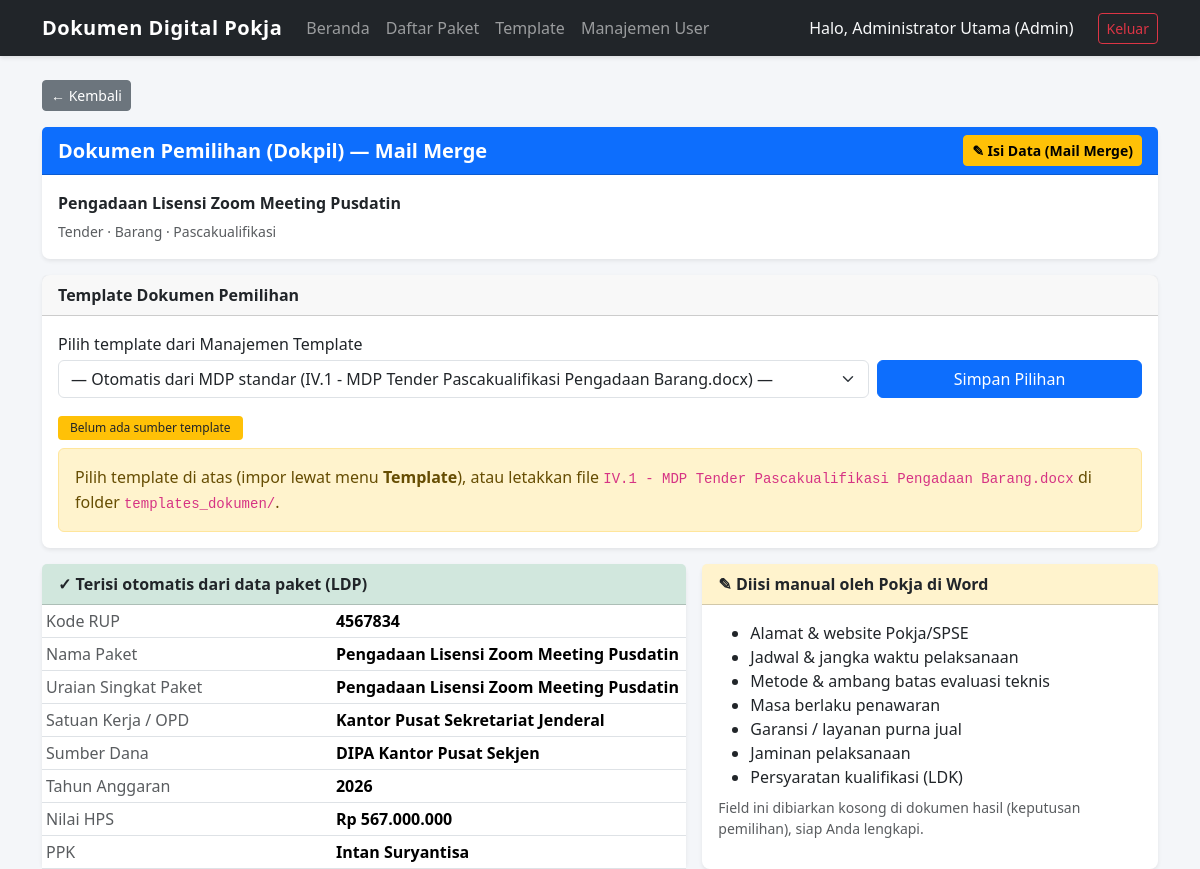
The app's page /reviu/1/dokpil (signed in) with its own data.
### core/models.py (models this page shows, shortened)
class User(db.Model, UserMixin):
    __tablename__ = 'users'
    id = db.Column(db.Integer, primary_key=True)
    username = db.Column(db.String(50), unique=True, nullable=False)
    password_hash = db.Column(db.String(255), nullable=False)
    nama_lengkap = db.Column(db.String(100), nullable=False)
    peran = db.Column(db.String(255), default='Anggota Pokmil') # Bisa menyimpan "Admin, Pokmil"
    nama_pokmil = db.Column(db.String(50), nullable=True)
    is_ketua_pokmil = db.Column(db.Boolean, default=False)
    last_login = db.Column(db.DateTime, nullable=True)

class Paket(db.Model):
    __tablename__ = 'paket'
    id = db.Column(db.Integer, primary_key=True)
    nama_paket = db.Column(db.String(255), nullable=False)
    kode_paket = db.Column(db.String(50), unique=True, nullable=True)
    tahun_anggaran = db.Column(db.Integer, default=2026)
    unit_kerja = db.Column(db.String(255), nullable=False)
    nama_ppk = db.Column(db.String(100), nullable=False)
    nilai_hps = db.Column(db.Float, nullable=False)
    sumber_dana = db.Column(db.String(100), nullable=False)
    jenis_pengadaan = db.Column(db.String(50), nullable=False)
    metode_pemilihan = db.Column(db.String(50), nullable=False)
    metode_kualifikasi = db.Column(db.String(50), nullable=False)
    status_paket = db.Column(db.String(30), default='Draf')
    assigned_pokmil = db.Column(db.String(50), nullable=True)
    tanggal_buat = db.Column(db.DateTime, default=datetime.utcnow)
    delegated_at = db.Column(db.DateTime, nullable=True)
    deadline_reviu = db.Column(db.DateTime, nullable=True) # Untuk deteksi kendala/keterlambatan

### modules/reviu_dokpil/routes.py (the view, shortened to what this page needs)
@reviu_bp.route('/<int:paket_id>/dokpil', methods=['GET', 'POST'])
@login_required
def dokpil(paket_id):
    paket = Paket.query.get_or_404(paket_id)
    if current_user.peran not in ['Admin', 'Katim'] and paket.assigned_pokmil != current_user.nama_pokmil:
        flash('Akses ditolak!', 'danger')
        return redirect(url_for('paket.daftar_paket'))
    templates = TemplateDokpil.query.filter(
        TemplateDokpil.kategori.in_(['Dokpil', 'Dokumen Kualifikasi'])
    ).order_by(TemplateDokpil.dibuat_pada.desc()).all()
    terpilih = _template_terpilih(paket.id)
    auto_file = tentukan_master_dokpil(paket)
    auto_tersedia = os.path.exists(os.path.join(Config.TEMPLATE_DOC_FOLDER, auto_file))
    tersedia = bool(terpilih) or auto_tersedia
    auto_fields = [
        ("Kode RUP", paket.kode_paket or '-'),
        ("Nama Paket", paket.nama_paket),
        ("Uraian Singkat Paket", paket.nama_paket),
        ("Satuan Kerja / OPD", paket.unit_kerja or '-'),
        ("Sumber Dana", paket.sumber_dana or '-'),
        ("Tahun Anggaran", paket.tahun_anggaran or '-'),
        ("Nilai HPS", f"Rp {paket.nilai_hps:,.0f}".replace(',', '.') if paket.nilai_hps else '-'),
        ("PPK", paket.nama_ppk or '-'),
    ]
    manual_fields = [
        "Alamat & website Pokja/SPSE", "Jadwal & jangka waktu pelaksanaan",
        "Metode & ambang batas evaluasi teknis", "Masa berlaku penawaran",
        "Garansi / layanan purna jual", "Jaminan pelaksanaan",
        "Persyaratan kualifikasi (LDK)",
    ]
    return render_template('reviu/dokpil.html', paket=paket,
                           templates=templates, terpilih=terpilih,
                           auto_file=auto_file, auto_tersedia=auto_tersedia,
                           tersedia=tersedia, auto_fields=auto_fields,
                           manual_fields=manual_fields)

### app.py (called while the page is built)
@login_manager.user_loader
def load_user(user_id):
    return db.session.get(User, int(user_id))

### helpers/mapping_dokpil.py (called while the page is built)
def _norm(s):
    return (s or "").lower()

### modules/reviu_dokpil/routes.py (called while the page is built)
def _template_terpilih(paket_id):
    row = DokpilData.query.filter_by(paket_id=paket_id, field_key=TEMPLATE_KEY).first()
    if row and row.field_value:
        return TemplateDokpil.query.get(int(row.field_value))
    return None

### templates/reviu/dokpil.html (shortened to what this page needs)
{% extends "base.html" %}
{% block content %}
<div class="mb-3"><a href="{{ url_for('paket.daftar_paket') }}" class="btn btn-sm btn-secondary">&larr; Kembali</a></div>
<div class="card shadow-sm mb-3 border-primary">
    <div class="card-header bg-primary text-white d-flex justify-content-between align-items-center">
        <h5 class="mb-0 fw-bold">Dokumen Pemilihan (Dokpil) &mdash; Mail Merge</h5>
        <div class="d-flex gap-2">
            <a href="{{ url_for('reviu_dokpil.isian_dokpil', paket_id=paket.id) }}" class="btn btn-warning btn-sm fw-bold">✎ Isi Data (Mail Merge)</a>
        </div>
    </div>
    <div class="card-body">
        <p class="mb-1"><strong>{{ paket.nama_paket }}</strong></p>
        <small class="text-muted">{{ paket.metode_pemilihan }} &middot; {{ paket.jenis_pengadaan }} &middot; {{ paket.metode_kualifikasi }}</small>
    </div>
</div>
<div class="card shadow-sm mb-3">
    <div class="card-header fw-bold">Template Dokumen Pemilihan</div>
    <div class="card-body">
        <form method="POST" class="row g-2 align-items-end">
            <div class="col-md-9">
                <label class="form-label mb-1">Pilih template dari Manajemen Template</label>
                <select name="template_id" class="form-select">
                    <option value="">— Otomatis dari MDP standar ({{ auto_file }}) —</option>
                </select>
            </div>
            <div class="col-md-3">
                <button class="btn btn-primary w-100">Simpan Pilihan</button>
            </div>
        </form>
        <div class="mt-3">
            {% if terpilih %}
            <span class="badge bg-success">Memakai template terkelola: {{ terpilih.nama }}</span>
            <small class="text-muted d-block mt-1">Form "Isi Data" akan mengikuti field template ini, dan hasil generate memakai template ini.</small>
            {% elif auto_tersedia %}
            <span class="badge bg-info text-dark">Otomatis: <code>{{ auto_file }}</code> tersedia</span>
            {% else %}
            <span class="badge bg-warning text-dark">Belum ada sumber template</span>
            <div class="alert alert-warning mt-2 mb-0">Pilih template di atas (impor lewat menu <b>Template</b>), atau letakkan file <code>{{ auto_file }}</code> di folder <code>templates_dokumen/</code>.</div>
            {% endif %}
        </div>
    </div>
</div>
<div class="row g-3">
    <div class="col-md-7">
        <div class="card shadow-sm h-100">
            <div class="card-header fw-bold bg-success-subtle">✓ Terisi otomatis dari data paket (LDP)</div>
            <div class="card-body p-0">
                <table class="table table-sm mb-0">
                    <tbody>
                        {% for label, nilai in auto_fields %}
                        <tr><td class="text-muted" style="width:45%">{{ label }}</td><td class="fw-semibold">{{ nilai }}</td></tr>
                        {% endfor %}
                    </tbody>
                </table>
            </div>
        </div>
    </div>
    <div class="col-md-5">
        <div class="card shadow-sm h-100">
            <div class="card-header fw-bold bg-warning-subtle">✎ Diisi manual oleh Pokja di Word</div>
            <div class="card-body">
                <ul class="mb-0">
                    {% for f in manual_fields %}<li>{{ f }}</li>{% endfor %}
                </ul>
                <small class="text-muted d-block mt-2">Field ini dibiarkan kosong di dokumen hasil (keputusan pemilihan), siap Anda lengkapi.</small>
            </div>
        </div>
    </div>
</div>
{% endblock %}

### templates/base.html (shortened to what this page needs)
<!DOCTYPE html>
<html lang="id">
<head>
    <link href="https://cdn.jsdelivr.net/npm/bootstrap@5.3.2/dist/css/bootstrap.min.css" rel="stylesheet">
    <link rel="stylesheet" href="{{ url_for('static', filename='css/gaya.css') }}">
</head>
<body>
    <nav class="navbar navbar-expand-lg navbar-dark bg-dark mb-4">
        <div class="container">
            <a class="navbar-brand" href="{{ url_for('beranda') }}">Dokumen Digital Pokja</a>
            <div class="collapse navbar-collapse" id="navbarNav">
                {% if current_user.is_authenticated %}
                <ul class="navbar-nav me-auto">
                    <li class="nav-item">
                        <a class="nav-link" href="{{ url_for('beranda') }}">Beranda</a>
                    </li>
                    <li class="nav-item">
                        <a class="nav-link" href="{{ url_for('paket.daftar_paket') }}">Daftar Paket</a>
                    </li>
                    {% if current_user.peran in ['Admin', 'Katim'] %}
                    <li class="nav-item">
                        <a class="nav-link" href="{{ url_for('template_dokpil.daftar') }}">Template</a>
                    </li>
                    {% endif %}
                    {% if current_user.peran == 'Admin' %}
                    <li class="nav-item">
                        <a class="nav-link" href="{{ url_for('auth.tambah_user') }}">Manajemen User</a>
                    </li>
                    {% endif %}
                </ul>
                <div class="navbar-nav">
                    <span class="nav-item nav-link text-light me-3">
                        Halo, {{ current_user.nama_lengkap }} ({{ current_user.peran }})
                    </span>
                    <a class="btn btn-outline-danger btn-sm my-auto" href="{{ url_for('auth.logout') }}">Keluar</a>
                </div>
                {% endif %}
            </div>
        </div>
    </nav>
    <div class="container">
        {% block content %}{% endblock %}
    </div>
</body>
</html>

### static/css/gaya.css (style rules this page uses)
body { background-color: #f4f6f9; font-family: 'Segoe UI', Tahoma, Geneva, Verdana, sans-serif; color: #333; }
.navbar { box-shadow: 0 2px 4px rgba(0,0,0,0.1); }
.navbar-brand { font-weight: 700; letter-spacing: 0.5px; }
.card { border: none; border-radius: 8px; }
.card-header { font-weight: 600; }
.badge { padding: 6px 12px; font-weight: 500; border-radius: 4px; }

### records on screen
User: nama_lengkap "Administrator Utama", peran "Admin"
Paket: nama_paket "Pengadaan Lisensi Zoom Meeting Pusdatin", metode_pemilihan "Tender", jenis_pengadaan "Barang", metode_kualifikasi "Pascakualifikasi", label "Kode RUP", kode_paket "4567834", label "Nama Paket", label "Uraian Singkat Paket", label "Satuan Kerja / OPD", unit_kerja "Kantor Pusat Sekretariat Jenderal", label "Sumber Dana", sumber_dana "DIPA Kantor Pusat Sekjen", label "Tahun Anggaran", tahun_anggaran "2026", label "PPK", nama_ppk "Intan Suryantisa"

### other values on screen
{{ auto_file }} "IV.1 - MDP Tender Pascakualifikasi Pengadaan Barang.docx"
{{ label }} "Nilai HPS"
{{ nilai }} "Rp 567.000.000"
{{ f }} "Alamat & website Pokja/SPSE" "Jadwal & jangka waktu pelaksanaan" "Metode & ambang batas evaluasi teknis" "Masa berlaku penawaran" "Garansi / layanan purna jual" "Jaminan pelaksanaan" "Persyaratan kualifikasi (LDK)"
